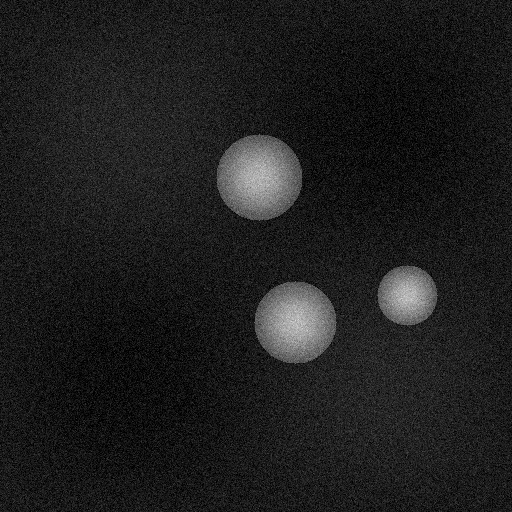
#> input picture synthetic_data/train/images/sample_0000.png, 512 x 512 px; its folder holds only this picture in this run
$ python -i preprocessing.py   (imports and definitions only)   (older library calls are emulated)
#> lines starting #> are read from the running program, lines starting #| are printed output that depends on the picture
"""
Image Preprocessing Module

This module provides comprehensive image preprocessing functionality for organoid analysis,
including noise reduction, contrast enhancement, normalization, and standardization.
"""

import logging
import numpy as np
from typing import Tuple, Optional, Union, Dict, Any
from pathlib import Path
import cv2
from skimage import (
    filters, morphology, exposure, transform, util,
    restoration, measure, feature
)
from skimage.util import img_as_float, img_as_ubyte
from scipy import ndimage
from dataclasses import dataclass

from organoidreader.config.config_manager import ProcessingConfig

logger = logging.getLogger(__name__)


@dataclass
class PreprocessingResult:
    """Container for preprocessing results."""
    processed_image: np.ndarray
    original_shape: Tuple[int, ...]
    preprocessing_steps: list
    quality_metrics: Dict[str, float]
    metadata: Dict[str, Any]


class ImagePreprocessor:
    """
    Comprehensive image preprocessor for organoid microscopy images.

    Provides methods for noise reduction, contrast enhancement, normalization,
    and standardization of images for downstream analysis.
    """

    def __init__(self, config: Optional[ProcessingConfig] = None):
        """
        Initialize the preprocessor with configuration.

        Args:
            config: Processing configuration. If None, uses defaults.
        """
        self.config = config if config is not None else ProcessingConfig()
        self.preprocessing_history = []

    def preprocess(self,
                  image: np.ndarray,
                  target_size: Optional[Tuple[int, int]] = None,
                  normalize: Optional[bool] = None,
                  enhance_contrast: Optional[bool] = None,
                  denoise: Optional[bool] = None) -> PreprocessingResult:
        """
        Apply complete preprocessing pipeline to an image.

        Args:
            image: Input image array
            target_size: Target size for resizing. If None, uses config default
            normalize: Whether to normalize. If None, uses config default
            enhance_contrast: Whether to enhance contrast. If None, uses config default
            denoise: Whether to apply denoising. If None, uses config default

        Returns:
            PreprocessingResult with processed image and metadata
        """
        if image is None or image.size == 0:
            raise ValueError("Input image is None or empty")

        # Use config defaults if not specified
        target_size = target_size if target_size is not None else self.config.target_size
        normalize = normalize if normalize is not None else self.config.normalize
        enhance_contrast = enhance_contrast if enhance_contrast is not None else self.config.enhance_contrast
        denoise = denoise if denoise is not None else self.config.denoise

        original_shape = image.shape
        processed_image = image.copy()
        processing_steps = []
        quality_metrics = {}

        logger.info(f"Starting preprocessing: {original_shape} -> {target_size}")

        try:
            # Convert to float for processing
            if processed_image.dtype != np.float64:
                processed_image = img_as_float(processed_image)
                processing_steps.append("convert_to_float")

            # Calculate initial quality metrics
            quality_metrics['initial_snr'] = self._calculate_snr(processed_image)
            quality_metrics['initial_contrast'] = self._calculate_contrast(processed_image)

            # Denoising
            if denoise:
                processed_image = self._denoise_image(processed_image)
                processing_steps.append("denoise")
                quality_metrics['post_denoise_snr'] = self._calculate_snr(processed_image)

            # Contrast enhancement
            if enhance_contrast:
                processed_image = self._enhance_contrast(processed_image)
                processing_steps.append("enhance_contrast")
                quality_metrics['post_contrast_contrast'] = self._calculate_contrast(processed_image)

            # Normalization
            if normalize:
                processed_image = self._normalize_image(processed_image)
                processing_steps.append("normalize")

            # Resizing
            if target_size != original_shape[:2]:
                processed_image = self._resize_image(processed_image, target_size)
                processing_steps.append(f"resize_to_{target_size}")

            # Final quality metrics
            quality_metrics['final_snr'] = self._calculate_snr(processed_image)
            quality_metrics['final_contrast'] = self._calculate_contrast(processed_image)
            quality_metrics['sharpness'] = self._calculate_sharpness(processed_image)

            result = PreprocessingResult(
                processed_image=processed_image,
                original_shape=original_shape,
                preprocessing_steps=processing_steps,
                quality_metrics=quality_metrics,
                metadata={
                    'target_size': target_size,
                    'normalization_applied': normalize,
                    'contrast_enhancement_applied': enhance_contrast,
                    'denoising_applied': denoise
                }
            )

            logger.info(f"Preprocessing completed: {len(processing_steps)} steps applied")
            return result

        except Exception as e:
            logger.error(f"Preprocessing failed: {e}")
            raise

    def _denoise_image(self, image: np.ndarray) -> np.ndarray:
        """
        Apply denoising to the image using multiple techniques.

        Args:
            image: Input image array

        Returns:
            Denoised image
        """
        # Gaussian denoising for general noise
        if self.config.gaussian_blur_sigma > 0:
            denoised = filters.gaussian(image, sigma=self.config.gaussian_blur_sigma)
        else:
            denoised = image.copy()

        # Non-local means denoising for better structure preservation
        if len(image.shape) == 2:  # Grayscale
            denoised = restoration.denoise_nl_means(
                denoised,
                patch_size=7,
                patch_distance=11,
                h=0.1 * np.std(denoised)
            )
        elif len(image.shape) == 3:  # Color
            denoised = restoration.denoise_nl_means(
                denoised,
                patch_size=7,
                patch_distance=11,
                h=0.1 * np.std(denoised),
                multichannel=True
            )

        # Bilateral filtering for edge preservation
        if len(image.shape) == 2:
            denoised = restoration.denoise_bilateral(
                denoised,
                sigma_color=0.1,
                sigma_spatial=1.0
            )

        logger.debug("Applied denoising: Gaussian + NL-means + Bilateral")
        return denoised

    def _enhance_contrast(self, image: np.ndarray) -> np.ndarray:
        """
        Enhance image contrast using adaptive histogram equalization.

        Args:
            image: Input image array

        Returns:
            Contrast-enhanced image
        """
        if len(image.shape) == 2:  # Grayscale
            enhanced = exposure.equalize_adapthist(
                image,
                clip_limit=self.config.clahe_clip_limit / 100.0,
                kernel_size=self.config.clahe_tile_grid_size
            )
        elif len(image.shape) == 3:  # Color
            # Apply CLAHE to each channel
            enhanced = np.zeros_like(image)
            for i in range(image.shape[2]):
                enhanced[:, :, i] = exposure.equalize_adapthist(
                    image[:, :, i],
                    clip_limit=self.config.clahe_clip_limit / 100.0,
                    kernel_size=self.config.clahe_tile_grid_size
                )
        else:
            enhanced = image.copy()

        logger.debug(f"Applied CLAHE with clip_limit={self.config.clahe_clip_limit}")
        return enhanced

    def _normalize_image(self, image: np.ndarray) -> np.ndarray:
        """
        Normalize image intensity values.

        Args:
            image: Input image array

        Returns:
            Normalized image
        """
        # Rescale to [0, 1] range
        normalized = exposure.rescale_intensity(image, out_range=(0, 1))

        # Z-score normalization for better model performance
        mean_val = np.mean(normalized)
        std_val = np.std(normalized)

        if std_val > 0:
            normalized = (normalized - mean_val) / std_val
            # Rescale back to [0, 1] range
            normalized = exposure.rescale_intensity(normalized, out_range=(0, 1))

        logger.debug("Applied intensity normalization")
        return normalized

    # [32 lines left out: function _resize_image, not called in this run]

    def _calculate_snr(self, image: np.ndarray) -> float:
        """Calculate Signal-to-Noise Ratio."""
        if len(image.shape) > 2:
            image = np.mean(image, axis=-1)  # Convert to grayscale

        # Calculate SNR as mean/std
        mean_signal = np.mean(image)
        noise_std = np.std(image)

        if noise_std > 0:
            snr = mean_signal / noise_std
        else:
            snr = float('inf')

        return float(snr)

    def _calculate_contrast(self, image: np.ndarray) -> float:
        """Calculate image contrast using RMS contrast."""
        if len(image.shape) > 2:
            image = np.mean(image, axis=-1)  # Convert to grayscale

        mean_intensity = np.mean(image)
        contrast = np.sqrt(np.mean((image - mean_intensity) ** 2))

        return float(contrast)

    def _calculate_sharpness(self, image: np.ndarray) -> float:
        """Calculate image sharpness using gradient magnitude."""
        if len(image.shape) > 2:
            image = np.mean(image, axis=-1)  # Convert to grayscale

        # Calculate gradient magnitude
        grad_x = np.gradient(image, axis=1)
        grad_y = np.gradient(image, axis=0)
        gradient_magnitude = np.sqrt(grad_x**2 + grad_y**2)

        # Sharpness as mean gradient magnitude
        sharpness = np.mean(gradient_magnitude)

        return float(sharpness)

    # [114 lines left out: functions create_preprocessing_report, preprocess_image, preprocess_batch, standardize_for_model, not called in this run]

>>> import cv2
>>> picture = cv2.imread('../../synthetic_data/train/images/sample_0000.png')
#> picture is the input picture: shape (512, 512, 3); min 0, max 220, mean 30.3
>>> result = ImagePreprocessor().preprocess(picture)
#> in _calculate_snr, `mean_signal = np.mean(image)`: mean_signal = 0.119
#> in _calculate_snr, `noise_std = np.std(image)`: noise_std = 0.106
#> in _calculate_snr, `snr = mean_signal / noise_std`: snr = 1.13
#> in _calculate_contrast, `mean_intensity = np.mean(image)`: mean_intensity = 0.119
#> in _calculate_contrast, `contrast = np.sqrt(np.mean((image - mean_intensity) ** 2))`: contrast = 0.106
#> after the loop in _enhance_contrast, `for i in range(image.shape[2]):`:
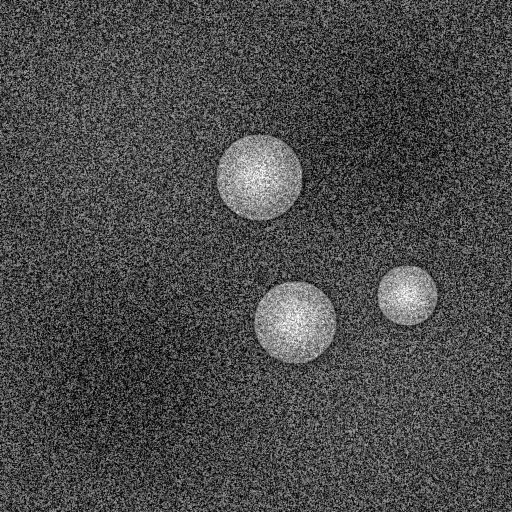
#> enhanced: shape (512, 512, 3) float64; min 0, max 1, mean 0.294
#> in _normalize_image, `mean_val = np.mean(normalized)`: mean_val = 0.294
#> in _normalize_image, `std_val = np.std(normalized)`: std_val = 0.152
#> in _calculate_sharpness, `grad_x = np.gradient(image, axis=1)`:
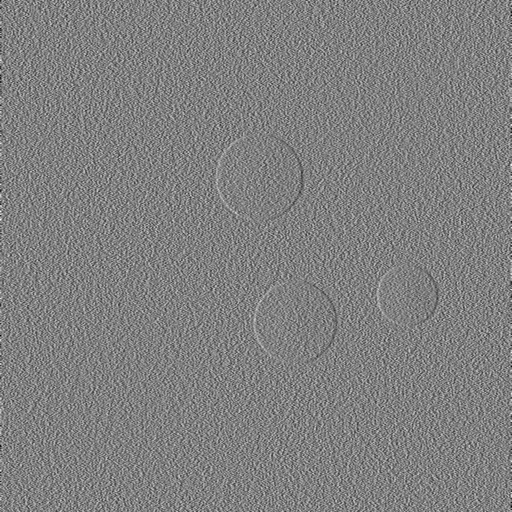
#> grad_x: shape (512, 512) float64; min -0.498, max 0.49, mean -1.18e-05; drawn with min black and max white
#> in _calculate_sharpness, `grad_y = np.gradient(image, axis=0)`:
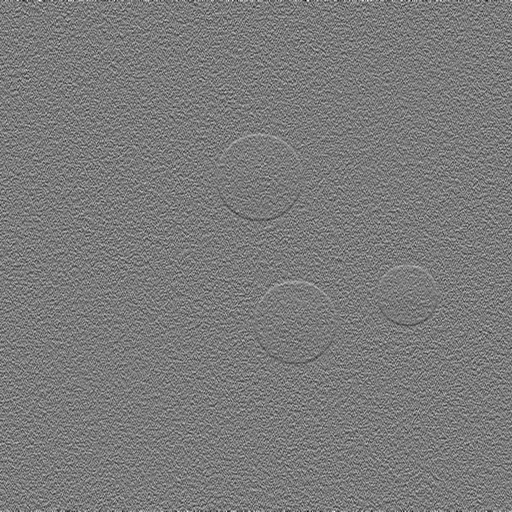
#> grad_y: shape (512, 512) float64; min -0.498, max 0.532, mean 5.85e-05; drawn with min black and max white
#> in _calculate_sharpness, `gradient_magnitude = np.sqrt(grad_x**2 + grad_y**2)`:
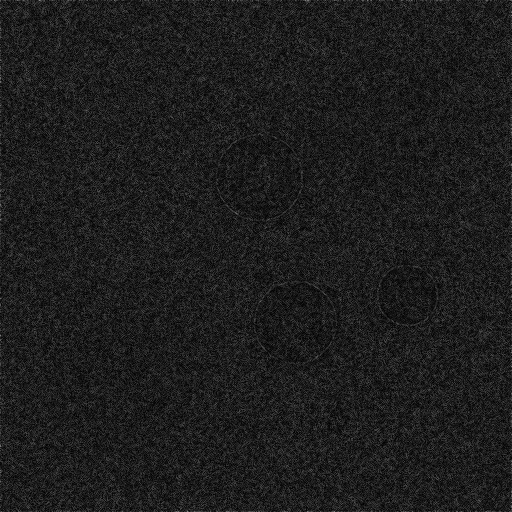
#> gradient_magnitude: shape (512, 512) float64; min 0, max 0.533, mean 0.116
#> in _calculate_sharpness, `sharpness = np.mean(gradient_magnitude)`: sharpness = 0.116

$ run again, on synthetic_data/train/images/sample_0001.png
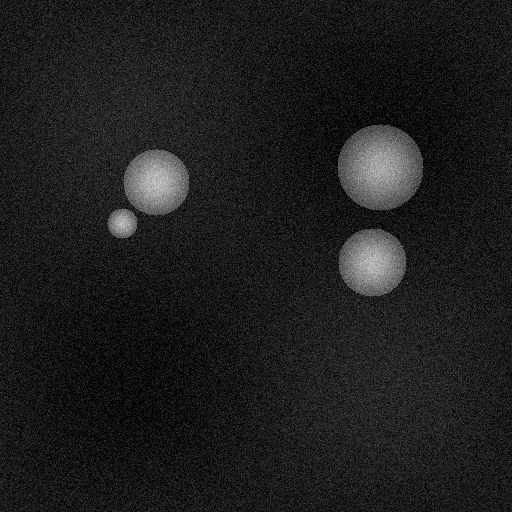
#> input picture synthetic_data/train/images/sample_0001.png, 512 x 512 px
#> picture is the input picture: shape (512, 512, 3); min 0, max 221, mean 30.2
#> mean_signal = 0.118
#> noise_std = 0.102
#> snr = 1.17
#> mean_intensity = 0.118
#> contrast = 0.102
#> after the loop in _enhance_contrast, `for i in range(image.shape[2]):`:
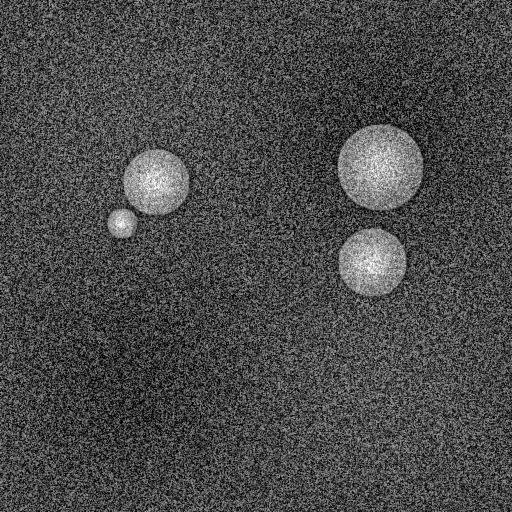
#> enhanced: shape (512, 512, 3) float64; min 0, max 1, mean 0.293
#> mean_val = 0.293
#> std_val = 0.149
#> in _calculate_sharpness, `gradient_magnitude = np.sqrt(grad_x**2 + grad_y**2)`:
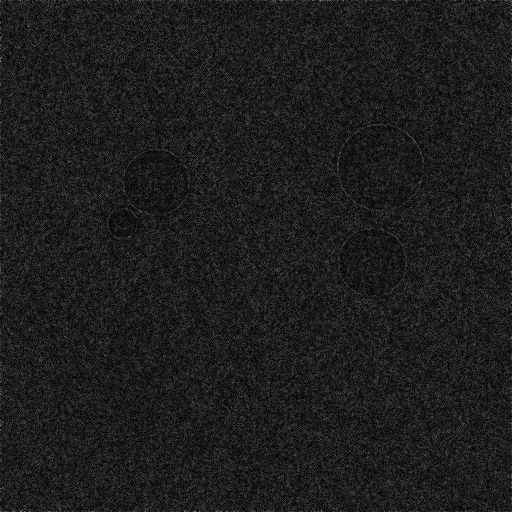
#> gradient_magnitude: shape (512, 512) float64; min 0, max 0.554, mean 0.115
#> sharpness = 0.115

$ run again, on synthetic_data/train/images/sample_0002.png
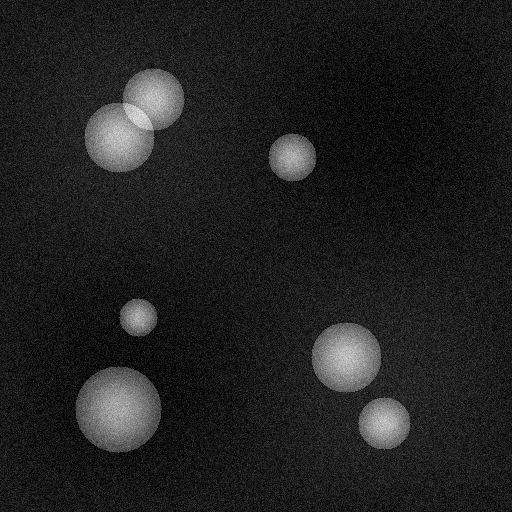
#> input picture synthetic_data/train/images/sample_0002.png, 512 x 512 px
#> picture is the input picture: shape (512, 512, 3); min 0, max 252, mean 33.2
#> mean_signal = 0.13
#> noise_std = 0.125
#> snr = 1.04
#> mean_intensity = 0.13
#> contrast = 0.125
#> after the loop in _enhance_contrast, `for i in range(image.shape[2]):`:
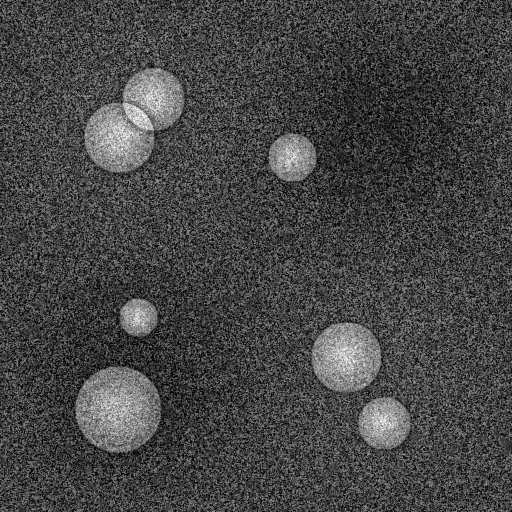
#> enhanced: shape (512, 512, 3) float64; min 0, max 1, mean 0.276
#> mean_val = 0.276
#> std_val = 0.147
#> in _calculate_sharpness, `gradient_magnitude = np.sqrt(grad_x**2 + grad_y**2)`:
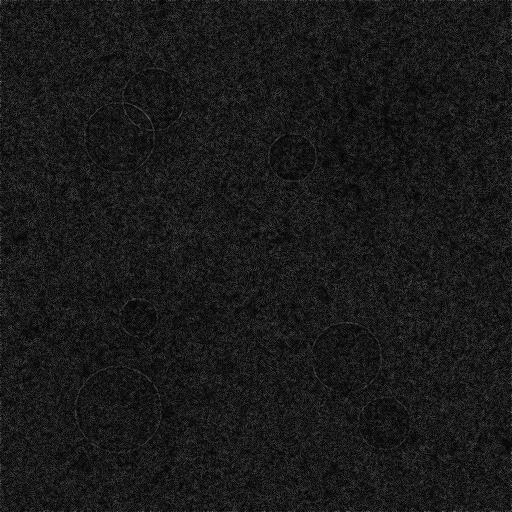
#> gradient_magnitude: shape (512, 512) float64; min 0, max 0.508, mean 0.102
#> sharpness = 0.102

$ run again, on synthetic_data/train/images/sample_0003.png
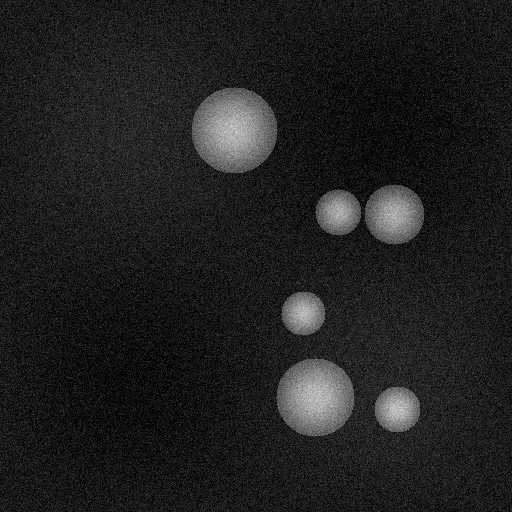
#> input picture synthetic_data/train/images/sample_0003.png, 512 x 512 px
#> picture is the input picture: shape (512, 512, 3); min 0, max 219, mean 31.9
#> mean_signal = 0.125
#> noise_std = 0.117
#> snr = 1.07
#> mean_intensity = 0.125
#> contrast = 0.117
#> after the loop in _enhance_contrast, `for i in range(image.shape[2]):`:
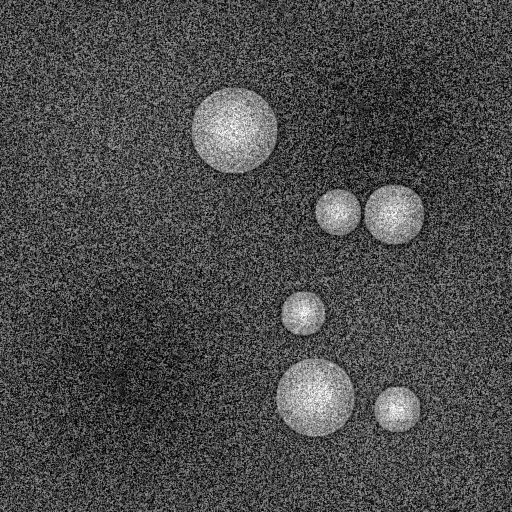
#> enhanced: shape (512, 512, 3) float64; min 0, max 1, mean 0.295
#> mean_val = 0.295
#> std_val = 0.156
#> in _calculate_sharpness, `gradient_magnitude = np.sqrt(grad_x**2 + grad_y**2)`:
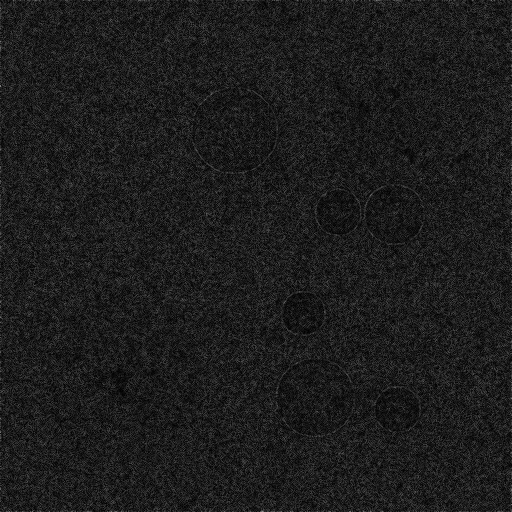
#> gradient_magnitude: shape (512, 512) float64; min 0, max 0.548, mean 0.113
#> sharpness = 0.113
